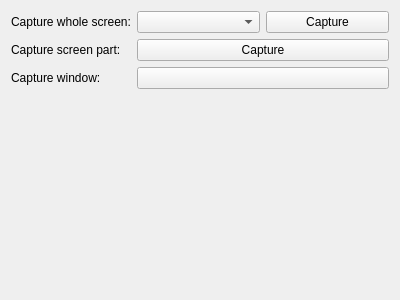
<?xml version="1.0" encoding="UTF-8"?>
<ui version="4.0">
 <class>ScreenshotWizardPage</class>
 <widget class="QWizardPage" name="ScreenshotWizardPage">
  <property name="geometry">
   <rect>
    <x>0</x>
    <y>0</y>
    <width>400</width>
    <height>300</height>
   </rect>
  </property>
  <property name="windowTitle">
   <string>WizardPage</string>
  </property>
  <layout class="QVBoxLayout" name="verticalLayout" stretch="0,1">
   <item>
    <layout class="QFormLayout" name="formLayout">
     <property name="fieldGrowthPolicy">
      <enum>QFormLayout::AllNonFixedFieldsGrow</enum>
     </property>
     <item row="0" column="0">
      <widget class="QLabel" name="label_2">
       <property name="text">
        <string>Capture whole screen:</string>
       </property>
      </widget>
     </item>
     <item row="0" column="1">
      <layout class="QHBoxLayout" name="horizontalLayout">
       <item>
        <widget class="QComboBox" name="screenComboBox"/>
       </item>
       <item>
        <widget class="QPushButton" name="captureWholeScreenPushButton">
         <property name="text">
          <string>Capture</string>
         </property>
        </widget>
       </item>
      </layout>
     </item>
     <item row="1" column="0">
      <widget class="QLabel" name="label_3">
       <property name="text">
        <string>Capture screen part:</string>
       </property>
      </widget>
     </item>
     <item row="1" column="1">
      <widget class="QPushButton" name="captureScreenPartPushButton">
       <property name="text">
        <string>Capture</string>
       </property>
      </widget>
     </item>
     <item row="2" column="0">
      <widget class="QLabel" name="label_4">
       <property name="text">
        <string>Capture window:</string>
       </property>
      </widget>
     </item>
     <item row="2" column="1">
      <widget class="ActionTools::ChooseWindowPushButton" name="captureWindowPushButton">
       <property name="text">
        <string/>
       </property>
      </widget>
     </item>
    </layout>
   </item>
   <item>
    <widget class="ActionTools::ImageLabel" name="captureImageLabel" native="true"/>
   </item>
  </layout>
 </widget>
 <customwidgets>
  <customwidget>
   <class>ActionTools::ChooseWindowPushButton</class>
   <extends>QPushButton</extends>
   <header>actiontools/choosewindowpushbutton.hpp</header>
  </customwidget>
  <customwidget>
   <class>ActionTools::ImageLabel</class>
   <extends>QWidget</extends>
   <header>actiontools/imagelabel.hpp</header>
   <container>1</container>
  </customwidget>
 </customwidgets>
 <resources/>
 <connections/>
</ui>
